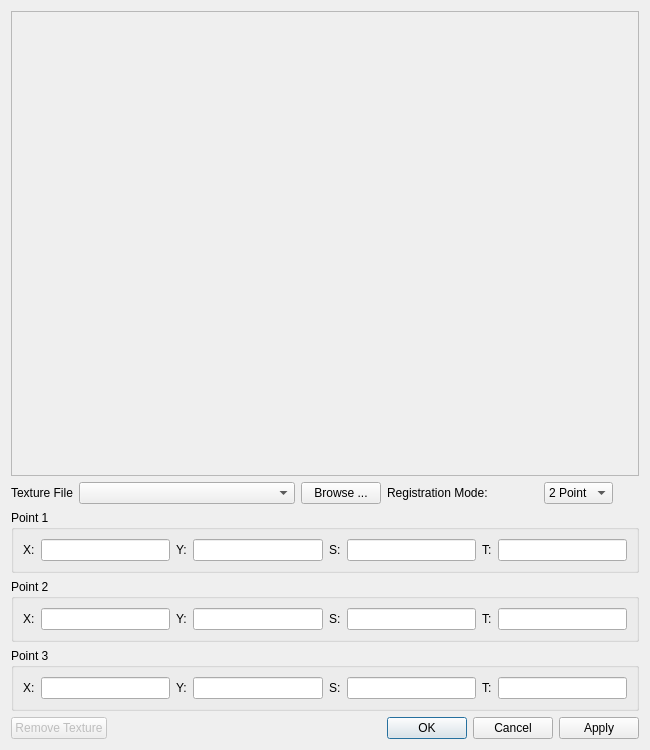
<?xml version="1.0" encoding="UTF-8"?>
<ui version="4.0">
 <class>qtPlanarTextureRegistrationDialog</class>
 <widget class="QDialog" name="qtPlanarTextureRegistrationDialog">
  <property name="geometry">
   <rect>
    <x>0</x>
    <y>0</y>
    <width>650</width>
    <height>750</height>
   </rect>
  </property>
  <property name="sizePolicy">
   <sizepolicy hsizetype="Preferred" vsizetype="Preferred">
    <horstretch>0</horstretch>
    <verstretch>0</verstretch>
   </sizepolicy>
  </property>
  <property name="windowTitle">
   <string>Texture Dialog</string>
  </property>
  <layout class="QGridLayout" name="gridLayout">
   <item row="5" column="3" colspan="2">
    <widget class="QDialogButtonBox" name="buttonBox">
     <property name="orientation">
      <enum>Qt::Horizontal</enum>
     </property>
     <property name="standardButtons">
      <set>QDialogButtonBox::Apply|QDialogButtonBox::Cancel|QDialogButtonBox::Ok</set>
     </property>
    </widget>
   </item>
   <item row="4" column="0" colspan="5">
    <widget class="QGroupBox" name="Point3">
     <property name="sizePolicy">
      <sizepolicy hsizetype="Preferred" vsizetype="Fixed">
       <horstretch>0</horstretch>
       <verstretch>0</verstretch>
      </sizepolicy>
     </property>
     <property name="title">
      <string>Point 3</string>
     </property>
     <layout class="QHBoxLayout">
      <item>
       <widget class="QLabel" name="label_3">
        <property name="sizePolicy">
         <sizepolicy hsizetype="Fixed" vsizetype="Preferred">
          <horstretch>0</horstretch>
          <verstretch>0</verstretch>
         </sizepolicy>
        </property>
        <property name="text">
         <string>X:</string>
        </property>
       </widget>
      </item>
      <item>
       <widget class="QLineEdit" name="X3"/>
      </item>
      <item>
       <widget class="QLabel" name="label_4">
        <property name="text">
         <string>Y:</string>
        </property>
       </widget>
      </item>
      <item>
       <widget class="QLineEdit" name="Y3"/>
      </item>
      <item>
       <widget class="QLabel" name="label_5">
        <property name="text">
         <string>S:</string>
        </property>
       </widget>
      </item>
      <item>
       <widget class="QLineEdit" name="S3"/>
      </item>
      <item>
       <widget class="QLabel" name="label_6">
        <property name="text">
         <string>T:</string>
        </property>
       </widget>
      </item>
      <item>
       <widget class="QLineEdit" name="T3"/>
      </item>
     </layout>
    </widget>
   </item>
   <item row="1" column="4">
    <widget class="QComboBox" name="RegistrationMode">
     <property name="sizePolicy">
      <sizepolicy hsizetype="Fixed" vsizetype="Fixed">
       <horstretch>0</horstretch>
       <verstretch>0</verstretch>
      </sizepolicy>
     </property>
     <item>
      <property name="text">
       <string>2 Point</string>
      </property>
     </item>
     <item>
      <property name="text">
       <string>3 Point</string>
      </property>
     </item>
    </widget>
   </item>
   <item row="2" column="0" colspan="5">
    <widget class="QGroupBox" name="Point1">
     <property name="sizePolicy">
      <sizepolicy hsizetype="Preferred" vsizetype="Fixed">
       <horstretch>0</horstretch>
       <verstretch>0</verstretch>
      </sizepolicy>
     </property>
     <property name="title">
      <string>Point 1</string>
     </property>
     <layout class="QHBoxLayout">
      <item>
       <widget class="QLabel" name="label_11">
        <property name="sizePolicy">
         <sizepolicy hsizetype="Fixed" vsizetype="Preferred">
          <horstretch>0</horstretch>
          <verstretch>0</verstretch>
         </sizepolicy>
        </property>
        <property name="text">
         <string>X:</string>
        </property>
       </widget>
      </item>
      <item>
       <widget class="QLineEdit" name="X1">
        <property name="text">
         <string/>
        </property>
       </widget>
      </item>
      <item>
       <widget class="QLabel" name="label_12">
        <property name="text">
         <string>Y:</string>
        </property>
       </widget>
      </item>
      <item>
       <widget class="QLineEdit" name="Y1"/>
      </item>
      <item>
       <widget class="QLabel" name="label_13">
        <property name="text">
         <string>S:</string>
        </property>
       </widget>
      </item>
      <item>
       <widget class="QLineEdit" name="S1"/>
      </item>
      <item>
       <widget class="QLabel" name="label_14">
        <property name="text">
         <string>T:</string>
        </property>
       </widget>
      </item>
      <item>
       <widget class="QLineEdit" name="T1"/>
      </item>
     </layout>
    </widget>
   </item>
   <item row="1" column="1">
    <widget class="QComboBox" name="TextureFiles"/>
   </item>
   <item row="3" column="0" colspan="5">
    <widget class="QGroupBox" name="Point2">
     <property name="sizePolicy">
      <sizepolicy hsizetype="Preferred" vsizetype="Fixed">
       <horstretch>0</horstretch>
       <verstretch>0</verstretch>
      </sizepolicy>
     </property>
     <property name="title">
      <string>Point 2</string>
     </property>
     <layout class="QHBoxLayout">
      <item>
       <widget class="QLabel" name="label_7">
        <property name="sizePolicy">
         <sizepolicy hsizetype="Fixed" vsizetype="Preferred">
          <horstretch>0</horstretch>
          <verstretch>0</verstretch>
         </sizepolicy>
        </property>
        <property name="text">
         <string>X:</string>
        </property>
       </widget>
      </item>
      <item>
       <widget class="QLineEdit" name="X2"/>
      </item>
      <item>
       <widget class="QLabel" name="label_8">
        <property name="text">
         <string>Y:</string>
        </property>
       </widget>
      </item>
      <item>
       <widget class="QLineEdit" name="Y2"/>
      </item>
      <item>
       <widget class="QLabel" name="label_9">
        <property name="text">
         <string>S:</string>
        </property>
       </widget>
      </item>
      <item>
       <widget class="QLineEdit" name="S2"/>
      </item>
      <item>
       <widget class="QLabel" name="label_10">
        <property name="text">
         <string>T:</string>
        </property>
       </widget>
      </item>
      <item>
       <widget class="QLineEdit" name="T2"/>
      </item>
     </layout>
    </widget>
   </item>
   <item row="5" column="0" colspan="2">
    <widget class="QPushButton" name="RemoveTextureButton">
     <property name="enabled">
      <bool>false</bool>
     </property>
     <property name="sizePolicy">
      <sizepolicy hsizetype="Fixed" vsizetype="Fixed">
       <horstretch>0</horstretch>
       <verstretch>0</verstretch>
      </sizepolicy>
     </property>
     <property name="text">
      <string>Remove Texture</string>
     </property>
    </widget>
   </item>
   <item row="1" column="2">
    <widget class="QPushButton" name="FileBrowserButton">
     <property name="sizePolicy">
      <sizepolicy hsizetype="Fixed" vsizetype="Fixed">
       <horstretch>0</horstretch>
       <verstretch>0</verstretch>
      </sizepolicy>
     </property>
     <property name="text">
      <string>Browse ...</string>
     </property>
    </widget>
   </item>
   <item row="1" column="3">
    <widget class="QLabel" name="label_2">
     <property name="sizePolicy">
      <sizepolicy hsizetype="Fixed" vsizetype="Fixed">
       <horstretch>0</horstretch>
       <verstretch>0</verstretch>
      </sizepolicy>
     </property>
     <property name="text">
      <string>Registration Mode:</string>
     </property>
    </widget>
   </item>
   <item row="0" column="0" colspan="5">
    <layout class="QGridLayout" name="rendergridLayout">
     <property name="sizeConstraint">
      <enum>QLayout::SetDefaultConstraint</enum>
     </property>
     <item row="0" column="0">
      <widget class="QFrame" name="imageframe">
       <property name="minimumSize">
        <size>
         <width>300</width>
         <height>300</height>
        </size>
       </property>
       <property name="frameShape">
        <enum>QFrame::StyledPanel</enum>
       </property>
       <property name="frameShadow">
        <enum>QFrame::Raised</enum>
       </property>
      </widget>
     </item>
    </layout>
   </item>
   <item row="1" column="0">
    <widget class="QLabel" name="label">
     <property name="sizePolicy">
      <sizepolicy hsizetype="Fixed" vsizetype="Preferred">
       <horstretch>0</horstretch>
       <verstretch>0</verstretch>
      </sizepolicy>
     </property>
     <property name="text">
      <string>Texture File</string>
     </property>
    </widget>
   </item>
  </layout>
 </widget>
 <resources/>
 <connections>
  <connection>
   <sender>buttonBox</sender>
   <signal>accepted()</signal>
   <receiver>qtPlanarTextureRegistrationDialog</receiver>
   <slot>accept()</slot>
   <hints>
    <hint type="sourcelabel">
     <x>248</x>
     <y>254</y>
    </hint>
    <hint type="destinationlabel">
     <x>157</x>
     <y>274</y>
    </hint>
   </hints>
  </connection>
  <connection>
   <sender>buttonBox</sender>
   <signal>rejected()</signal>
   <receiver>qtPlanarTextureRegistrationDialog</receiver>
   <slot>reject()</slot>
   <hints>
    <hint type="sourcelabel">
     <x>316</x>
     <y>260</y>
    </hint>
    <hint type="destinationlabel">
     <x>286</x>
     <y>274</y>
    </hint>
   </hints>
  </connection>
 </connections>
</ui>
